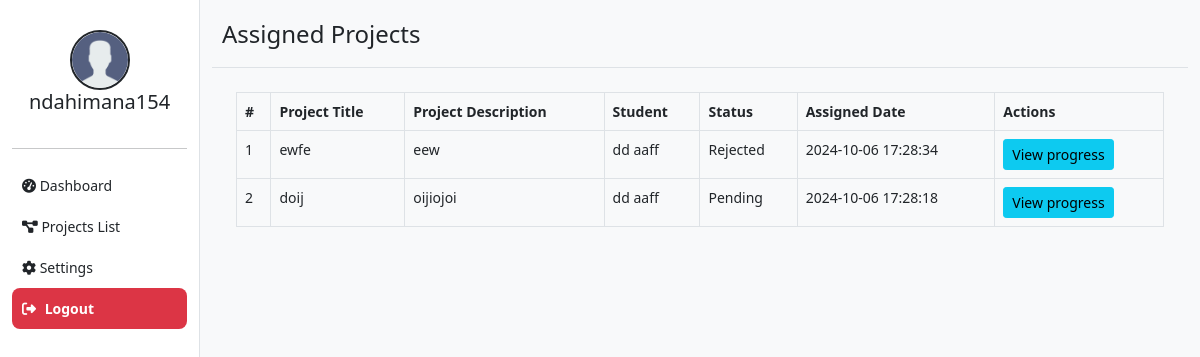
The page /admin/supervisors_projects_list.php (signed in) on the database its author committed.
### tables this page shows
CREATE TABLE `studentsprojects` (
  `id` int(11) NOT NULL,
  `title` varchar(255) NOT NULL,
  `description` text NOT NULL,
  `file_name` text NOT NULL,
  `student_id` int(11) NOT NULL,
  `status` varchar(255) NOT NULL DEFAULT 'pending',
  `created_at` varchar(255) NOT NULL DEFAULT current_timestamp()
);

CREATE TABLE `students` (
  `id` int(11) NOT NULL,
  `firstname` varchar(255) NOT NULL,
  `lastname` varchar(255) NOT NULL,
  `email` varchar(255) NOT NULL,
  `phone` varchar(255) NOT NULL,
  `password` varchar(255) NOT NULL,
  `regno` varchar(255) DEFAULT NULL,
  `class` varchar(255) DEFAULT NULL,
  `profilepicture` varchar(255) DEFAULT NULL
);

CREATE TABLE `supervisor_project_assignment` (
  `id` int(11) NOT NULL,
  `supervisor_id` int(11) NOT NULL,
  `project_id` int(11) NOT NULL,
  `assigned_date` timestamp NOT NULL DEFAULT current_timestamp()
);

### admin/supervisors_projects_list.php (the view, shortened to what this page needs)
<?php
include "../php/connect.php";
?>
<!DOCTYPE html>
<html lang="en">
<head>
    <link rel="stylesheet" href="https://cdn.jsdelivr.net/npm/bootstrap@5.1.0/dist/css/bootstrap.min.css">
    <link rel="stylesheet" href="https://cdnjs.cloudflare.com/ajax/libs/font-awesome/6.6.0/css/all.min.css" />
    <link rel="stylesheet" type="text/css" href="../assets/css/styles.css">
</head>
<body>
    <div class="container-fluid">
        <div class="row">
            <?php include "../components/adminSidebar.php"; ?>
            <div class="col-md-10">
                <div class="dashboard-header">
                    <h1>Assigned Projects</h1>
                </div>
                <div class="container mt-4">
                    <table class="table table-bordered">
                        <thead class="thead-dark">
                            <tr>
                                <th>#</th>
                                <th>Project Title</th>
                                <th>Project Description</th>
                                <th>Student</th>
                                <th>Status</th>
                                <th>Assigned Date</th>
                                <th>Actions</th>
                            </tr>
                        </thead>
                        <tbody>
                            <?php
                            $query = "SELECT sp.id, sp.title,sp.description, sp.status, spa.assigned_date,
                                      s.firstname, s.lastname
                                      FROM studentsProjects sp
                                      JOIN students s ON sp.student_id = s.id
                                      JOIN supervisor_project_assignment spa ON sp.id = spa.project_id
                                      WHERE spa.supervisor_id = '$userId'
                                      ORDER BY spa.assigned_date DESC;";
                            $result = mysqli_query($conn, $query);
                            if (mysqli_num_rows($result) > 0) {
                                $count = 1;
                                while ($row = mysqli_fetch_assoc($result)) {
                                    echo "<tr>";
                                    echo "<td>" . $count++ . "</td>";
                                    echo "<td>" . $row['title'] . "</td>";
                                    echo "<td>" . $row['description'] . "</td>";
                                    echo "<td>" . $row['firstname'] . " " . $row['lastname'] . "</td>";
                                    echo "<td>" . ucfirst($row['status']) . "</td>";
                                    echo "<td>" . $row['assigned_date'] . "</td>";
                            ?>
                                    <td>
                                        <a href="viewproject_progress.php?project_id=<?php echo $row['id']; ?>" class="btn btn-sm btn-info">View progress</a>
                                    </td>
                            <?php
                                    echo "</tr>";
                                }
                            } else {
                                echo "<tr>";
                                echo "<td colspan='6'>No assigned projects found.</td>";
                                echo "</tr>";
                            }
                            ?>
                        </tbody>
                    </table>
                </div>
            </div>
        </div>
    </div>
</body>
</html>

### assets/css/styles.css (style rules this page uses)
body { background-color: #f8f9fa; font-size: 14px; }
a { text-decoration: none; }
.dashboard-header { border-bottom: 1px solid #dee2e6; padding: 10px; margin-top: 10px; }
.dashboard-header h1 { font-size: 24px; }

### rows shown on the page
studentsprojects: title "ewfe", description "eew", student.firstname "dd", student.lastname "aaff", status "Rejected", supervisor_project_assignment.assigned_date "2024-10-06 17:28:34"
studentsprojects: title "doij", description "oijiojoi", student.firstname "dd", student.lastname "aaff", status "Pending", supervisor_project_assignment.assigned_date "2024-10-06 17:28:18"

### other values the page prints
$username "ndahimana154"
